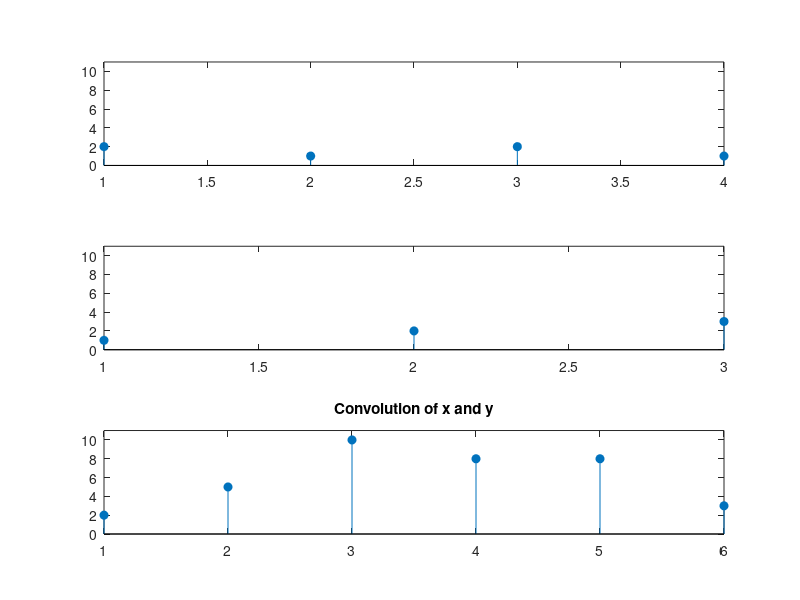

This chart was generated by the following MATLAB code:
clc;
clear all;
close all
x = [2 1 2 1];
y = [1 2 3];
clin = conv (x,y);
subplot(3,1,1)
stem(x,'filled')
ylim([0 11])
subplot(3,1,2)
stem(y,'filled')
ylim([0 11])
subplot(3,1,3)
stem(clin,'filled')
ylim([0 11])
title('Convolution of x and y')